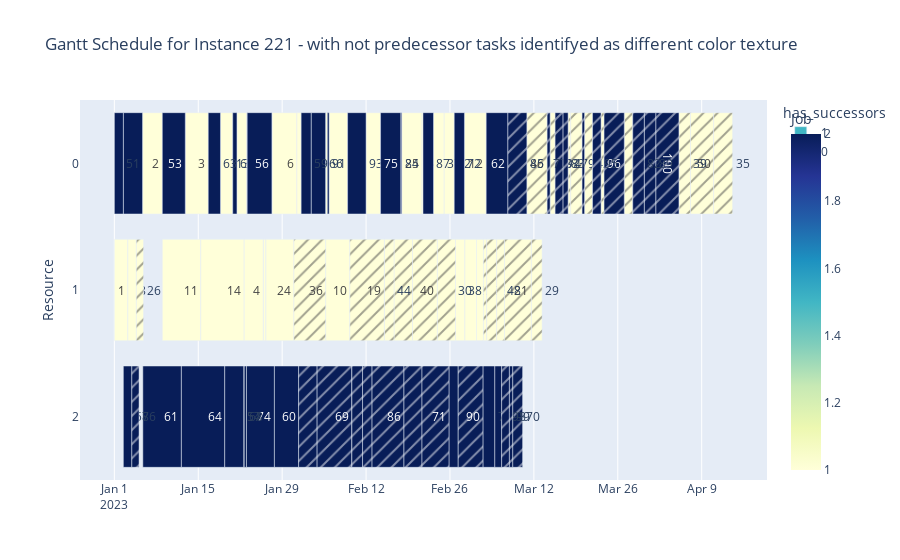

Notebook code for this chart:
### Code cell
solutions_filepath = "../data/input/HRTInstances/solutions"
instances_path = "../data/input/HRTInstances"

instance = read_input_files.read_file(
    os.path.join(instances_path, f"Instance_{instance_number}.txt")
)

df = read_solutions_files.get_solution_from_instance(
    solutions_filepath, instances_path, instance_number
).sort_values("Resource")

# gantt.plot_gantt_chart(df, instance_number)
gantt.plot_gantt_chart_with_predecessor_flag(
    prepare_resources.add_predecessor_flag(df, instance), instance_number
)
